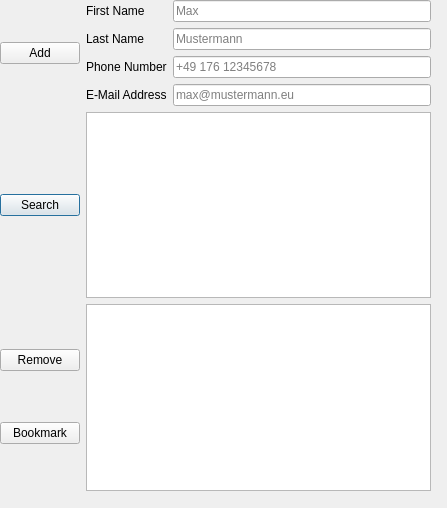
<?xml version="1.0" encoding="UTF-8"?>
<ui version="4.0">
 <class>GraphicalPhonebook</class>
 <widget class="QDialog" name="GraphicalPhonebook">
  <property name="geometry">
   <rect>
    <x>0</x>
    <y>0</y>
    <width>447</width>
    <height>508</height>
   </rect>
  </property>
  <property name="windowTitle">
   <string>GraphicalPhonebook</string>
  </property>
  <widget class="QWidget" name="gridLayoutWidget_2">
   <property name="geometry">
    <rect>
     <x>0</x>
     <y>0</y>
     <width>431</width>
     <height>491</height>
    </rect>
   </property>
   <layout class="QGridLayout" name="genealGridLayout">
    <item row="1" column="0">
     <widget class="QPushButton" name="searchPushButton">
      <property name="text">
       <string>Search</string>
      </property>
     </widget>
    </item>
    <item row="2" column="0">
     <layout class="QVBoxLayout" name="verticalLayout">
      <item>
       <widget class="QPushButton" name="removePushButton">
        <property name="text">
         <string>Remove</string>
        </property>
       </widget>
      </item>
      <item>
       <widget class="QPushButton" name="bookmarkPushButton">
        <property name="text">
         <string>Bookmark</string>
        </property>
       </widget>
      </item>
     </layout>
    </item>
    <item row="2" column="1">
     <widget class="QTableView" name="ContactsTableView"/>
    </item>
    <item row="1" column="1">
     <widget class="QTextEdit" name="searchTextEdit"/>
    </item>
    <item row="0" column="0">
     <widget class="QPushButton" name="addPushButton">
      <property name="text">
       <string>Add</string>
      </property>
     </widget>
    </item>
    <item row="0" column="1">
     <layout class="QGridLayout" name="contactGridLayout">
      <item row="2" column="0">
       <widget class="QLabel" name="lastnameabel">
        <property name="text">
         <string>Last Name</string>
        </property>
       </widget>
      </item>
      <item row="4" column="0">
       <widget class="QLabel" name="emailaddressLabel">
        <property name="text">
         <string>E-Mail Address</string>
        </property>
       </widget>
      </item>
      <item row="3" column="0">
       <widget class="QLabel" name="phonenumberLabel">
        <property name="text">
         <string>Phone Number</string>
        </property>
       </widget>
      </item>
      <item row="1" column="0">
       <widget class="QLabel" name="firstnameLabel">
        <property name="text">
         <string>First Name</string>
        </property>
       </widget>
      </item>
      <item row="1" column="1">
       <widget class="QLineEdit" name="firstnameLineEdit">
        <property name="placeholderText">
         <string>Max</string>
        </property>
       </widget>
      </item>
      <item row="2" column="1">
       <widget class="QLineEdit" name="lastnameLineEdit">
        <property name="placeholderText">
         <string>Mustermann</string>
        </property>
       </widget>
      </item>
      <item row="3" column="1">
       <widget class="QLineEdit" name="phonenumberLineEdit">
        <property name="placeholderText">
         <string>+49 176 12345678</string>
        </property>
       </widget>
      </item>
      <item row="4" column="1">
       <widget class="QLineEdit" name="emailaddressLineEdit">
        <property name="placeholderText">
         <string>max@mustermann.eu</string>
        </property>
       </widget>
      </item>
     </layout>
    </item>
   </layout>
  </widget>
 </widget>
 <resources/>
 <connections/>
 <slots>
  <slot>addPushButtonSlot()</slot>
  <slot>slot2()</slot>
 </slots>
</ui>
